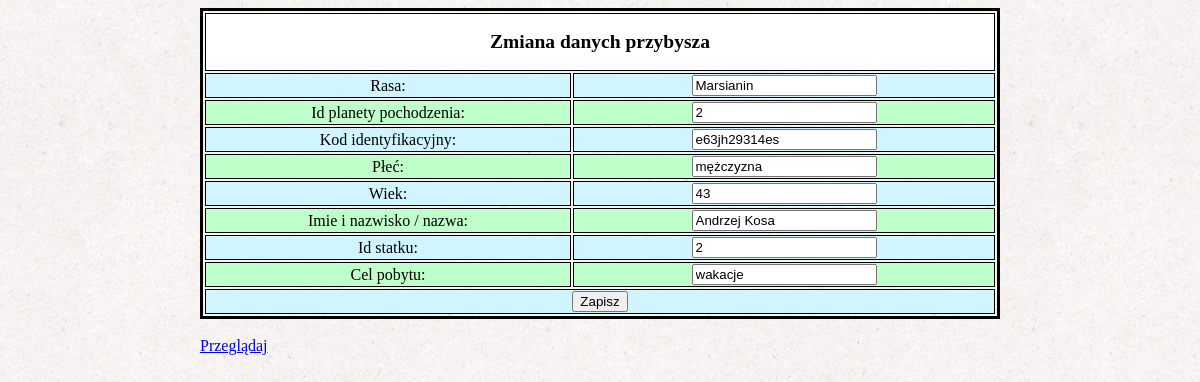
Page /update.php?id=2&tabela=przybysze on the committed database.
### tables this page shows
CREATE TABLE `przybysze` (
  `id` int(11) NOT NULL,
  `rasa` varchar(100) NOT NULL,
  `id_planety_pochodzenia` int(11) NOT NULL,
  `kod_identyfikacyjny` varchar(100) NOT NULL,
  `plec` varchar(30) NOT NULL,
  `wiek` int(11) NOT NULL,
  `imie_nazwisko_nazwa` varchar(100) NOT NULL,
  `id_statku` int(11) NOT NULL,
  `cel_pobytu` text NOT NULL
);

### update.php (the view, shortened to what this page needs)
<?php
	$tabela = $_GET['tabela'];
	require_once "connect.php";
?>
<!DOCTYPE HTML>
<html lang="pl">
<head>
	<link rel="stylesheet" href="style.css" type="text/css" />
</head>
<body>
<div id="container">
<?php
	$polaczenie = @new mysqli($host, $db_user, $db_password, $db_name);
	if ($polaczenie->connect_errno!=0)
	{
		$_SESSION['message'] = "Error: ".$polaczenie->connect_errno;
	}
	else
	{
		if ($rezultat = @$polaczenie->query("SELECT * FROM ".$_GET['tabela']." WHERE id='".$_GET['id']."'"))
		{
			$wiersz = $rezultat->fetch_assoc();
?>
			<form action="" method="POST">
<?php
			if ($tabela == "przybysze")
			{
?>
				<table>
					<tr>
						<td colspan="2"><b><font size="2"><h2>Zmiana danych przybysza</h2></font></b></td>
					</tr>
					<tr>
						<td>Rasa:</td>
						<td><input type="text" name="rasa" value="<?php echo $wiersz['rasa']; ?>"></td>
					</tr>
					<tr>
						<td>Id planety pochodzenia:</td>
						<td><input type="text" name="id_planety_pochodzenia" value="<?php echo $wiersz['id_planety_pochodzenia']; ?>"></td>
					</tr>
					<tr>
						<td>Kod identyfikacyjny:</td>
						<td><input type="text" name="kod_identyfikacyjny" value="<?php echo $wiersz['kod_identyfikacyjny']; ?>"></td>
					</tr>
					<tr>
						<td>Płeć:</td>
						<td><input type="text" name="plec" value="<?php echo $wiersz['plec']; ?>"></td>
					</tr>
					<tr>
						<td>Wiek:</td>
						<td><input type="text" name="wiek" value="<?php echo $wiersz['wiek']; ?>"></td>
					</tr>
					<tr>
						<td>Imie i nazwisko / nazwa:</td>
						<td><input type="text" name="imie_nazwisko_nazwa" value="<?php echo $wiersz['imie_nazwisko_nazwa']; ?>"></td>
					</tr>
					<tr>
						<td>Id statku:</td>
						<td><input type="text" name="id_statku" value="<?php echo $wiersz['id_statku']; ?>"></td>
					</tr>
					<tr>
						<td>Cel pobytu:</td>
						<td><input type="text" name="cel_pobytu" value="<?php echo $wiersz['cel_pobytu']; ?>"></td>
					</tr>
					<tr>
						<td colspan="2"><input type="submit" value="Zapisz"></td>
					</tr>
				</table>
<?php
			}
?>
			</form>
<?php
		}
	}
?>
	<br>
	<a href="index.php">Przeglądaj</a>
	<br>
</div>
</body>
</html>

### style.css (style rules this page uses)
body { background: url(ricepaper2.png); }
table { width: 100%; border: 3px solid #000 }
td { border: 1px solid #000; text-align: center; }
#container { width: 800px; margin-left: auto; margin-right: auto; }
tr:nth-of-type(2n) { background-color: #d1f5ff; }
tr:nth-of-type(2n + 1) { background-color: #bfffca; }
tr:nth-of-type(1) { background-color: #fff; }

### rows in the picture
przybysze: rasa "Marsianin", id_planety_pochodzenia "2", kod_identyfikacyjny "e63jh29314es", plec "mężczyzna", wiek "43", imie_nazwisko_nazwa "Andrzej Kosa", id_statku "2", cel_pobytu "wakacje"
